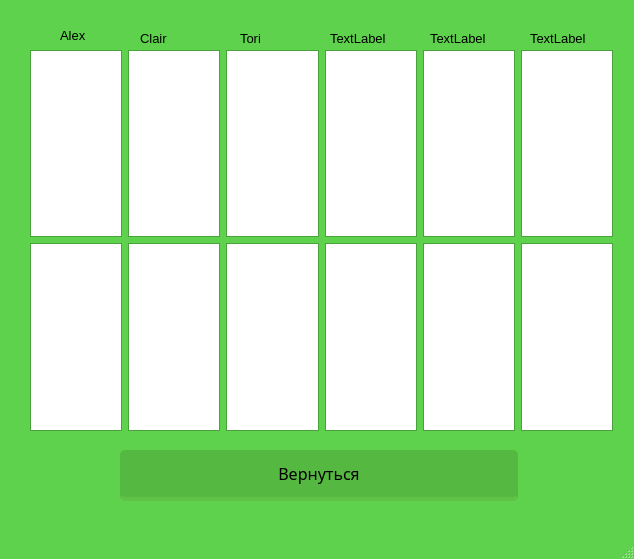
<?xml version="1.0" encoding="UTF-8"?>
<ui version="4.0">
 <class>MainWindow</class>
 <widget class="QMainWindow" name="MainWindow">
  <property name="windowModality">
   <enum>Qt::WindowModal</enum>
  </property>
  <property name="geometry">
   <rect>
    <x>0</x>
    <y>0</y>
    <width>634</width>
    <height>559</height>
   </rect>
  </property>
  <property name="palette">
   <palette>
    <active>
     <colorrole role="Button">
      <brush brushstyle="SolidPattern">
       <color alpha="255">
        <red>0</red>
        <green>255</green>
        <blue>0</blue>
       </color>
      </brush>
     </colorrole>
     <colorrole role="Base">
      <brush brushstyle="SolidPattern">
       <color alpha="255">
        <red>255</red>
        <green>255</green>
        <blue>255</blue>
       </color>
      </brush>
     </colorrole>
     <colorrole role="Window">
      <brush brushstyle="SolidPattern">
       <color alpha="255">
        <red>94</red>
        <green>210</green>
        <blue>76</blue>
       </color>
      </brush>
     </colorrole>
    </active>
    <inactive>
     <colorrole role="Button">
      <brush brushstyle="SolidPattern">
       <color alpha="255">
        <red>0</red>
        <green>255</green>
        <blue>0</blue>
       </color>
      </brush>
     </colorrole>
     <colorrole role="Base">
      <brush brushstyle="SolidPattern">
       <color alpha="255">
        <red>255</red>
        <green>255</green>
        <blue>255</blue>
       </color>
      </brush>
     </colorrole>
     <colorrole role="Window">
      <brush brushstyle="SolidPattern">
       <color alpha="255">
        <red>94</red>
        <green>210</green>
        <blue>76</blue>
       </color>
      </brush>
     </colorrole>
    </inactive>
    <disabled>
     <colorrole role="Button">
      <brush brushstyle="SolidPattern">
       <color alpha="255">
        <red>0</red>
        <green>255</green>
        <blue>0</blue>
       </color>
      </brush>
     </colorrole>
     <colorrole role="Base">
      <brush brushstyle="SolidPattern">
       <color alpha="255">
        <red>94</red>
        <green>210</green>
        <blue>76</blue>
       </color>
      </brush>
     </colorrole>
     <colorrole role="Window">
      <brush brushstyle="SolidPattern">
       <color alpha="255">
        <red>94</red>
        <green>210</green>
        <blue>76</blue>
       </color>
      </brush>
     </colorrole>
    </disabled>
   </palette>
  </property>
  <property name="windowTitle">
   <string>OptimalFoodPlan</string>
  </property>
  <property name="windowIcon">
   <iconset>
    <normaloff>C:/Users/Катерина/OneDrive/Рабочий стол/проект2.png</normaloff>C:/Users/Катерина/OneDrive/Рабочий стол/проект2.png</iconset>
  </property>
  <widget class="QWidget" name="centralwidget">
   <widget class="QLabel" name="name1">
    <property name="geometry">
     <rect>
      <x>60</x>
      <y>20</y>
      <width>131</width>
      <height>31</height>
     </rect>
    </property>
    <property name="font">
     <font>
      <pointsize>10</pointsize>
     </font>
    </property>
    <property name="text">
     <string>Alex</string>
    </property>
   </widget>
   <widget class="QLabel" name="name2">
    <property name="geometry">
     <rect>
      <x>140</x>
      <y>30</y>
      <width>55</width>
      <height>16</height>
     </rect>
    </property>
    <property name="font">
     <font>
      <pointsize>10</pointsize>
     </font>
    </property>
    <property name="text">
     <string>Clair</string>
    </property>
   </widget>
   <widget class="QLabel" name="name3">
    <property name="geometry">
     <rect>
      <x>240</x>
      <y>30</y>
      <width>55</width>
      <height>16</height>
     </rect>
    </property>
    <property name="font">
     <font>
      <pointsize>10</pointsize>
     </font>
    </property>
    <property name="text">
     <string>Tori</string>
    </property>
   </widget>
   <widget class="QWidget" name="horizontalLayoutWidget">
    <property name="geometry">
     <rect>
      <x>30</x>
      <y>50</y>
      <width>583</width>
      <height>381</height>
     </rect>
    </property>
    <layout class="QHBoxLayout" name="horizontalLayout">
     <item>
      <layout class="QVBoxLayout" name="verticalLayout_2">
       <item>
        <widget class="QListView" name="listView_2"/>
       </item>
       <item>
        <widget class="QListView" name="listView_5"/>
       </item>
      </layout>
     </item>
     <item>
      <layout class="QVBoxLayout" name="verticalLayout_5">
       <item>
        <widget class="QListView" name="listView_14"/>
       </item>
       <item>
        <widget class="QListView" name="listView_15"/>
       </item>
      </layout>
     </item>
     <item>
      <layout class="QVBoxLayout" name="verticalLayout_6">
       <item>
        <widget class="QListView" name="listView_18"/>
       </item>
       <item>
        <widget class="QListView" name="listView_19"/>
       </item>
      </layout>
     </item>
     <item>
      <layout class="QVBoxLayout" name="verticalLayout_7">
       <item>
        <widget class="QListView" name="listView_22"/>
       </item>
       <item>
        <widget class="QListView" name="listView_23"/>
       </item>
      </layout>
     </item>
     <item>
      <layout class="QVBoxLayout" name="verticalLayout_8">
       <item>
        <widget class="QListView" name="listView_26"/>
       </item>
       <item>
        <widget class="QListView" name="listView_27"/>
       </item>
      </layout>
     </item>
     <item>
      <layout class="QVBoxLayout" name="verticalLayout_4">
       <item>
        <widget class="QListView" name="listView_10"/>
       </item>
       <item>
        <widget class="QListView" name="listView_11"/>
       </item>
      </layout>
     </item>
    </layout>
   </widget>
   <widget class="QPushButton" name="show">
    <property name="geometry">
     <rect>
      <x>120</x>
      <y>450</y>
      <width>401</width>
      <height>51</height>
     </rect>
    </property>
    <property name="font">
     <font>
      <family>Roboto Slab</family>
      <pointsize>12</pointsize>
     </font>
    </property>
    <property name="styleSheet">
     <string notr="true">float:right;
margin-right: 3%;
margin top: 5px;
border-radius:5px;
-moz-border-radius:5px;
webkit-border-radius:5px;
padding:5px 9px;
font-size: 1.2em;
background-color:rgba(85, 184, 65,1);
text-shadow: #454545 0 0 2px;
border-bottom: 4px solid rgba(98, 193, 71, 1);
color:black;
font-family: 'Roboto Slab', senif;</string>
    </property>
    <property name="text">
     <string>Вернуться</string>
    </property>
   </widget>
   <widget class="QLabel" name="name4">
    <property name="geometry">
     <rect>
      <x>330</x>
      <y>30</y>
      <width>55</width>
      <height>16</height>
     </rect>
    </property>
    <property name="font">
     <font>
      <pointsize>10</pointsize>
     </font>
    </property>
    <property name="text">
     <string>TextLabel</string>
    </property>
   </widget>
   <widget class="QLabel" name="name5">
    <property name="geometry">
     <rect>
      <x>430</x>
      <y>30</y>
      <width>55</width>
      <height>16</height>
     </rect>
    </property>
    <property name="font">
     <font>
      <pointsize>10</pointsize>
     </font>
    </property>
    <property name="text">
     <string>TextLabel</string>
    </property>
   </widget>
   <widget class="QLabel" name="name6">
    <property name="geometry">
     <rect>
      <x>530</x>
      <y>30</y>
      <width>55</width>
      <height>16</height>
     </rect>
    </property>
    <property name="font">
     <font>
      <pointsize>10</pointsize>
     </font>
    </property>
    <property name="text">
     <string>TextLabel</string>
    </property>
   </widget>
  </widget>
  <widget class="QMenuBar" name="menubar">
   <property name="geometry">
    <rect>
     <x>0</x>
     <y>0</y>
     <width>634</width>
     <height>26</height>
    </rect>
   </property>
  </widget>
  <widget class="QStatusBar" name="statusbar"/>
 </widget>
 <resources/>
 <connections/>
</ui>
